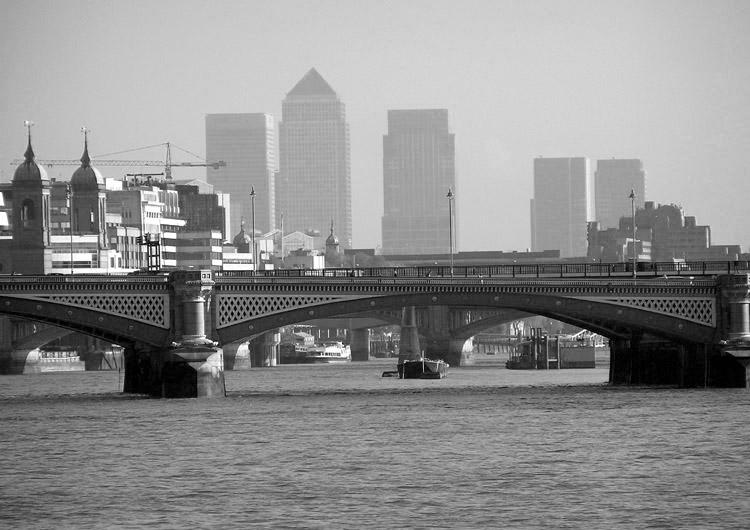
%> input picture HW02/codes/city_orig.jpg, 750 x 530 px; the run also reads 1 picture not shown here
$ octave HW02_97104034.m   (GNU Octave 9; MATLAB toolbox functions it lacks are replaced by stand-ins)
%> lines starting %> are read from the running program, lines starting %| are printed output that depends on the picture
### HW02/codes/SNR.m
function snr =SNR(x,y)
    x = double(x);
    y = double(y);
    snr = 10*log10(sum(sum(x.^2))/(sum(sum((x-y).^2))));

end

### HW02/codes/HW02_97104034.m
%% Question 1

clear all
close all
clc

% part A

Original_Im = imread('city_orig.jpg');
%> Original_Im is the input picture: size 530x750 uint8; min 0, max 255, mean 141.1
Noisy_Im = imread('city_noise.jpg');
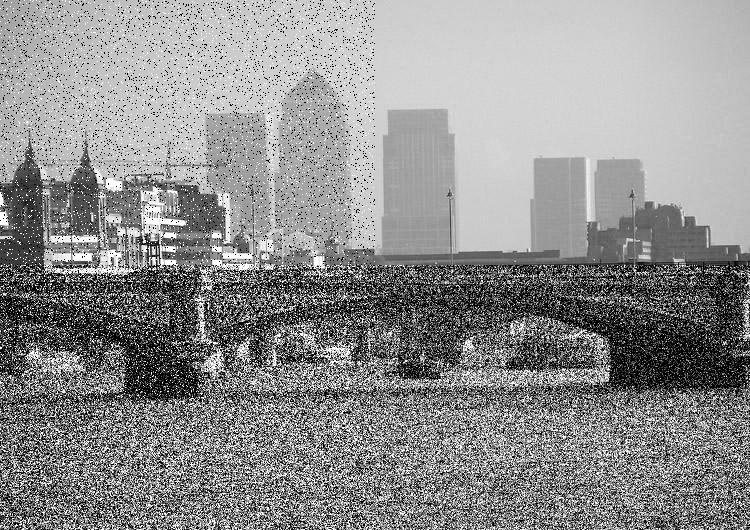
%> input picture HW02/codes/city_noise.jpg, 750 x 530 px
%> Noisy_Im is the input picture: size 530x750 uint8; min 0, max 255, mean 142.9

Original_region1 = Original_Im(1:265,1:375);
Original_region3 = Original_Im(266:530,1:375);
Original_region4 = Original_Im(266:530,376:750);
Noisy_region1 = Noisy_Im(1:265,1:375);
Noisy_region3 = Noisy_Im(266:530,1:375);
Noisy_region4 = Noisy_Im(266:530,376:750);


SNR_region1 = SNR(Original_region1,Noisy_region1);
%> in SNR, `snr = 10*log10(sum(sum(x.^2))/(sum(sum((x-y).^2))));`: snr = 12
%> SNR_region1 = 12
SNR_region3 = SNR(Original_region3,Noisy_region3);
%> SNR_region3 = 3.25
SNR_region4 = SNR(Original_region4,Noisy_region4);
%> SNR_region4 = 4.13

h1 = ones(3)/9;
mean_filtered_Im = imfilter(Noisy_Im,h1,'conv');
SNR_region1_after_meanfilter = SNR(Original_region1,mean_filtered_Im(1:265,1:375));
%> SNR_region1_after_meanfilter = 19.1
SNR_region3_after_meanfilter = SNR(Original_region3,mean_filtered_Im(266:530,1:375));
%> SNR_region3_after_meanfilter = 10.84
SNR_region4_after_meanfilter = SNR(Original_region4,mean_filtered_Im(266:530,376:750));
%> SNR_region4_after_meanfilter = 11.73

h2 = [1,2,1;2,4,2;1,2,1]/16 ;
gaussian_filtered_Im = imfilter(Noisy_Im,h2,'conv');
SNR_region1_after_gaussianfilter = SNR(Original_region1,gaussian_filtered_Im(1:265,1:375));
%> SNR_region1_after_gaussianfilter = 19.05
SNR_region3_after_gaussianfilter = SNR(Original_region3,gaussian_filtered_Im(266:530,1:375));
%> SNR_region3_after_gaussianfilter = 10.45
SNR_region4_after_gaussianfilter = SNR(Original_region4,gaussian_filtered_Im(266:530,376:750));
%> SNR_region4_after_gaussianfilter = 11.38

median_filtered_Im = medfilt2(Noisy_Im,[3 3]);

SNR_region1_after_medianfilter = SNR(Original_region1,median_filtered_Im(1:265,1:375));
%> SNR_region1_after_medianfilter = 23.84
SNR_region3_after_medianfilter = SNR(Original_region3,median_filtered_Im(266:530,1:375));
%> SNR_region3_after_medianfilter = 9.26
SNR_region4_after_medianfilter = SNR(Original_region4,median_filtered_Im(266:530,376:750));
%> SNR_region4_after_medianfilter = 10.02

montage({Noisy_Im,mean_filtered_Im ,gaussian_filtered_Im , median_filtered_Im})
title("left,up:main noisy image  *  right,up:mean filtered image  *  left,down:gaussian filtered image  *  right,down:median filtered image" , 'interpreter' , 'latex');


%% Question 2

Im = imread('hand_xray.jpg');
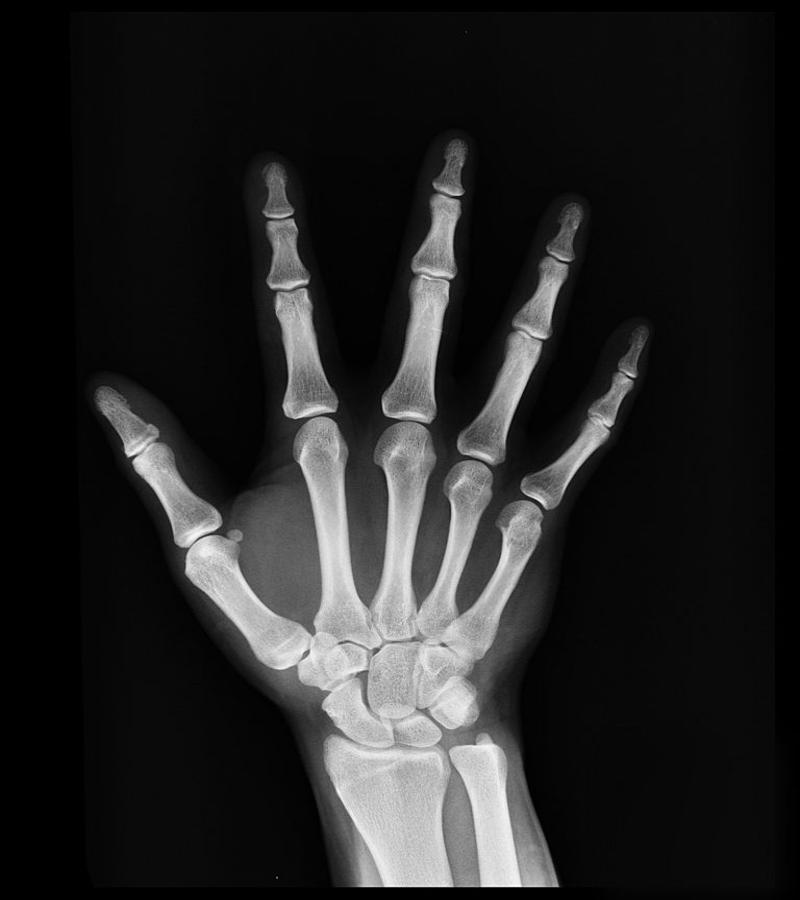
%> input picture HW02/codes/hand_xray.jpg, 800 x 900 px
%> Im is the input picture: size 900x800 uint8; min 0, max 254, mean 36.3

% Part A
spectrum = abs(fftshift(fft2(Im)));
subplot(1,2,1)
imshow((0.1*log10(spectrum)))
title(" spectrum (logaritmic) " , 'interpreter' , 'latex')
subplot(1,2,2)
imagesc(log10(spectrum))
colorbar
title(" spectrum (logaritmic) " , 'interpreter' , 'latex')
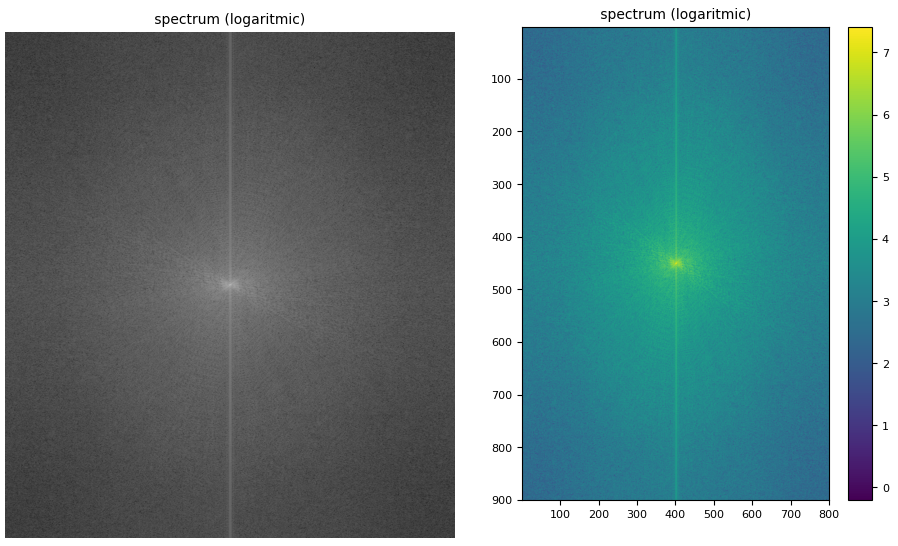
%> figure redrawn from the program's plot data, 2 panels

% Part B
s = abs(fft2(Im));
light_level_Image = mean(mean(Im))
%> light_level_Image = 36.3
scaled_F00 = s(1,1)/size(Im,1)/size(Im,2)
%> scaled_F00 = 36.3


%% Question 3
clear all
close all
clc

Im = imread('chessboard.jpg');
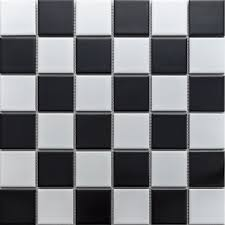
%> input picture HW02/codes/chessboard.jpg, 225 x 225 px
%> Im is the input picture: size 225x225x3 uint8; mean R, G, B 119.8, 120.8, 124.9

% Part A
h1 = [1 , -1];
h2 = [1 , 0];
h3 = [1 ,0, -1];
h4 = h3';
h5 = [-1,-1,-1;-1,8,-1;-1,-1,-1];

FilteredIm1 = imfilter(Im,h1,'conv');
FilteredIm2 = imfilter(Im,h2,'conv');
FilteredIm3 = imfilter(Im,h3,'conv');
FilteredIm4 = imfilter(Im,h4,'conv');
FilteredIm5 = imfilter(Im,h5,'conv');
montage({Im , FilteredIm1 , FilteredIm2 ,FilteredIm3 , FilteredIm4, FilteredIm5 });
title(" from left to right an up to down , filter 1 to 5 " , 'interpreter' , 'latex');

% Part B

Edge1 = edge(rgb2gray(Im),'sobel');
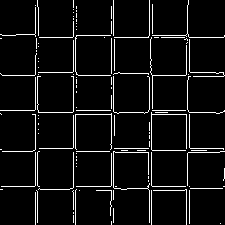
%> Edge1: size 225x225 logical; 6.2% white in thin lines or dots
Edge2 = edge(rgb2gray(Im),'canny');
%> Edge2: size 225x225 logical; 5.7% white in thin lines or dots
Edge3 = edge(rgb2gray(Im),'log');
%> Edge3: size 225x225 logical; 4.7% white in thin lines or dots
figure()
subplot(2,2,1)
imshow(Im)
title(" main image " , 'interpreter' , 'latex')
subplot(2,2,2)
imshow(Edge1)
title(" sobel edge detector " , 'interpreter' , 'latex')
subplot(2,2,3)
imshow(Edge2)
title(" canny edge detector " , 'interpreter' , 'latex')
subplot(2,2,4)
imshow(Edge3)
title(" laplacian of gaussian edge detector " , 'interpreter' , 'latex')

%% Question 4
clc
close all
clear all
Im = imread('hand_xray.jpg');
IM = fft2(Im);
IM = abs(IM) .* exp(i*(-angle(IM)));
Im2 = uint8(ifft2(IM));
montage({Im , Im2});

%% Question 5
clc
close all
clear all
Im1 = imread('hand_xray.jpg');
Im2 = imread('brain_xray.jpg');
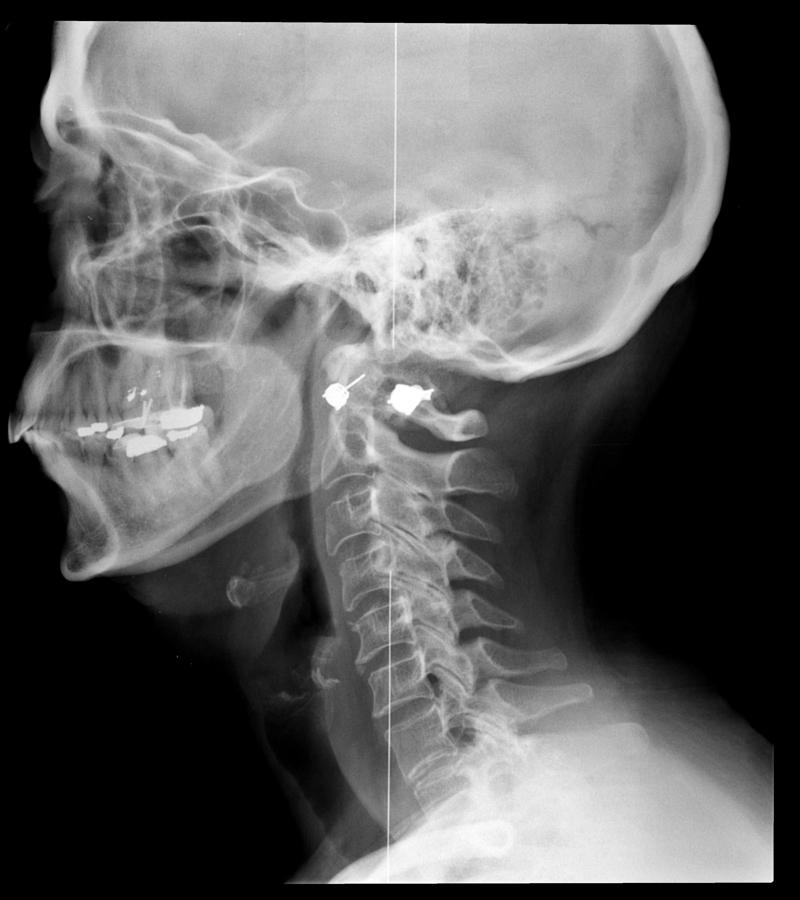
%> input picture HW02/codes/brain_xray.jpg, 800 x 900 px
%> Im2 is the input picture: size 900x800 uint8; min 0, max 255, mean 94.8
IM1 = fft2(Im1);
IM2 = fft2(Im2);

IM_Final1 = abs(IM1) .* exp(i*angle(IM2));
Im_Final1 = uint8(ifft2(IM_Final1));

IM_Final2 = abs(IM2) .* exp(i*angle(IM1));
Im_Final2 = uint8(ifft2(IM_Final2));

montage({Im_Final1 , Im_Final2});
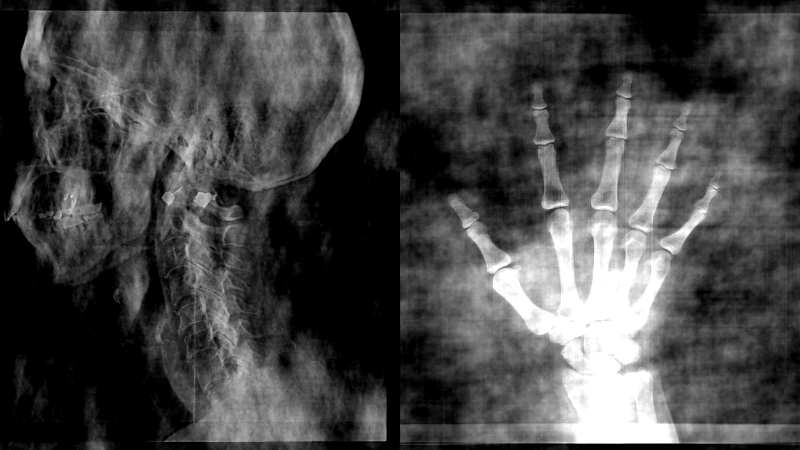
%> displayed picture: size 900x1600, on the screen's scale of 0 to 255 (shown at 1/2 size); min 0, max 255, mean 70.4
title("* * *  * * *   * * *   *  * * * brain phase , hand amplitiude   * * *  * * * * *   * * *   *  * * *   * hand phase , brain amplitiude  * * *  * * *   * * *   *  * * *" , 'interpreter' , 'latex');


%% Question 6
clc
close all
clear all
Im = imread('wall.jpg');

% Part A
IM = fftshift(fft2(Im));
imshow(uint8(20*log10(abs(IM))))
title(" Fourier Transform Amplitude " , 'interpreter' , 'latex')

% Part B
M = size(Im,1);
%> M = 253
N = size(Im,2);
%> N = 251
u = (0:(M-1))-M/2;
%> u = 253 values from -126.5 to 125.5
v = (0:(N-1))-N/2;
%> v = 251 values from -125.5 to 124.5
[V, U] = meshgrid(v, u);
D0 = 50;
D = sqrt(U.^2+V.^2);
F = D0/max(max(D));
%> F = 0.281
H = double(D <= D0);
G1 = H.*IM;
filtered_Im1 = ifft2(ifftshift(G1));
figure()
montage({Im , uint8(real(filtered_Im1))});
title ("Ideal LPF" , 'interpreter','latex');

% Part C
NOT_H = 1-H;
G2 = NOT_H.*IM;
filtered_Im2 = ifft2(ifftshift(G2));
figure()
montage({Im , uint8(real(filtered_Im2))});
title ("Ideal HPF" , 'interpreter','latex');

% Part D
filtered_Im3 = imgaussfilt(Im,1, 'FilterSize' , [253,251]);
filtered_Im4 = uint8(double(Im) - double(filtered_Im3));
figure()
montage({Im ,filtered_Im3});
title (" gaussian LPF" , 'interpreter','latex');
figure()
montage({Im ,filtered_Im4});
title (" gaussian HPF" , 'interpreter','latex');

H = fspecial('laplacian');
filtered_Im5 = imfilter(Im,H,'replicate');
filtered_Im6 = uint8(double(Im) + double(filtered_Im5));
figure()
montage({Im , uint8(filtered_Im5)});
title (" laplacian HPF" , 'interpreter','latex');
figure()
montage({Im , uint8(filtered_Im6)});
title (" laplacian LPF" , 'interpreter','latex');

n = 10;
Hb = 1./(1 + (D./D0).^(2*n));
Gb = Hb.*IM;
filtered_Im7 = ifft2(ifftshift(Gb));
figure()
montage({Im , uint8(real(filtered_Im7))});
title ("butterworth LPF" , 'interpreter','latex');
figure()
montage({Im ,Im-uint8(real(filtered_Im7))});
title ("butterworth HPF" , 'interpreter','latex');
